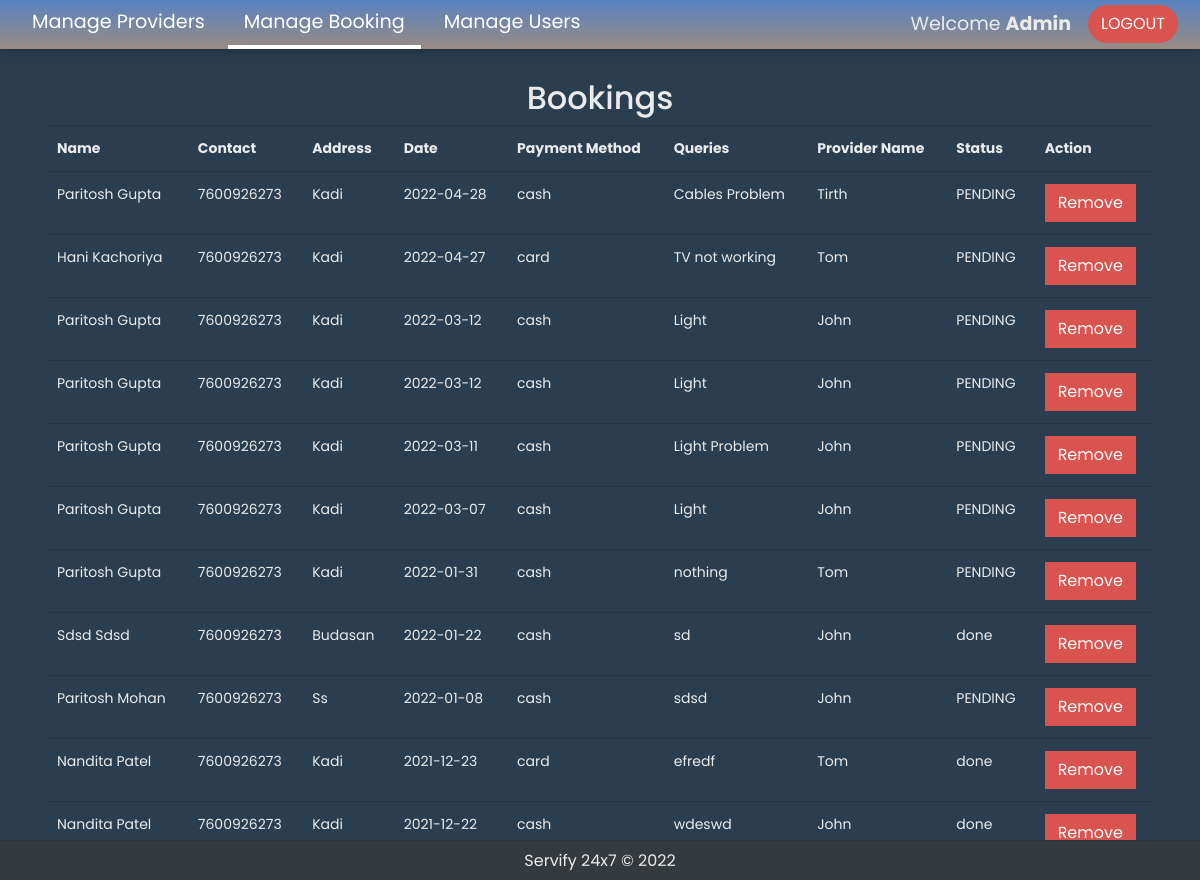
Screenshot of /admin.php (signed in) with the database file from the repository.
### tables this page shows
CREATE TABLE `bookings` (
  `id` int(10) UNSIGNED NOT NULL,
  `provider_id` int(10) UNSIGNED NOT NULL,
  `fname` varchar(255) NOT NULL,
  `lname` varchar(255) NOT NULL,
  `email` varchar(255) NOT NULL,
  `contact` varchar(20) NOT NULL,
  `adder` varchar(255) NOT NULL,
  `date` date NOT NULL,
  `time` time(6) NOT NULL,
  `payment` varchar(30) NOT NULL,
  `queries` varchar(255) NOT NULL,
  `status` varchar(255) NOT NULL
);

CREATE TABLE `providers` (
  `id` int(10) UNSIGNED NOT NULL,
  `name` varchar(255) NOT NULL,
  `contact` varchar(20) NOT NULL,
  `email` varchar(255) NOT NULL,
  `descr` varchar(1000) NOT NULL,
  `adder1` varchar(255) NOT NULL,
  `adder2` varchar(255) NOT NULL,
  `city` varchar(50) NOT NULL,
  `password` varchar(255) NOT NULL,
  `photo` varchar(255) NOT NULL,
  `profession` varchar(255) NOT NULL,
  `rating` varchar(255) NOT NULL
);

### scripts/DB.php (called while the page is built, shortened)
<?php
class DB
{
    protected static $_stmt = null;
    public static function getConnection()
    {
        try {
            $conn = new PDO("mysql:host=".self::HOST.";dbname=".self::DBNAME, self::USERNAME, self::PASSWORD, []);
            $conn->setAttribute(PDO::ATTR_ERRMODE, PDO::ERRMODE_EXCEPTION);
        } catch (PDOException $e) {
            echo $e->getMessage();
        }
        return $conn;
    }
    public static function query($sql, $params = array())
    {
        try {
            self::$_stmt = self::getConnection()->prepare($sql);
            if (empty($params)) {
                self::$_stmt->execute();
            } else {
                self::$_stmt->execute($params);
            }
            return self::$_stmt;
        } catch (PDOException $e) {
            echo $e->getMessage();
        }
    }
}

### admin.php (the view, shortened to what this page needs)
<?php
include_once "scripts/DB.php";
include_once "include/header.php";
$sql = "SELECT b.*, p.name AS provider_name FROM bookings AS b, providers AS p WHERE b.provider_id = p.id ORDER BY b.date DESC";
$bookings = DB::query($sql)->fetchAll(PDO::FETCH_OBJ);
?>
<div class="container" style="margin-top: 30px; margin-bottom: 60px;">
    <h2 class="text-center"> Bookings </h2>
    <div class="table-responsive">
        <table class="table">
            <tr>
                <th>Name</th>
                <th>Contact</th>
                <th>Address</th>
                <th>Date</th>
                <th>Payment Method</th>
                <th>Queries</th>
                <th>Provider Name</th>
                <th>Status</th>
                <th>Action</th>
            </tr>
            <?php foreach ($bookings as $booking) : ?>
                <tr>
                    <td>
                        <?= ucfirst($booking->fname) ?> <?= ucfirst($booking->lname) ?>
                    </td>
                    <td>
                        <?= $booking->contact; ?>
                    </td>
                    <td>
                        <?= ucwords($booking->adder) ?>
                    </td>
                    <td>
                        <?= $booking->date; ?>
                    </td>
                    <td>
                        <?= $booking->payment; ?>
                    </td>
                    <td>
                        <?= $booking->queries; ?>
                    </td>
                    <td>
                        <?= $booking->provider_name; ?>
                    </td>
                    <td>
                        <?= $booking->status; ?>
                    </td>
                    <td>
                        <a class="btn btn-danger" onclick="return deleteBooking()" href="deletebooking.php?id=<?= $booking->id; ?>">Remove</a>
                    </td>
                </tr>
            <?php endforeach; ?>
        </table>
    </div>
</div>
<?php include_once "include/footer.php";

### css/navbar-style.css (style rules this page uses)
html, body { font-family: 'Poppins', sans-serif; }
a { font-size: 18px; transition: all 0.3s ease; }

### admin.php (style rules this page uses)
body { height: 100vh; }

### rows the page displays
bookings: fname "Paritosh", lname "Gupta", contact "7600926273", adder "Kadi", date "2022-04-28", payment "cash", queries "Cables Problem", provider.name "Tirth", status "PENDING"
bookings: fname "Hani", lname "Kachoriya", contact "7600926273", adder "Kadi", date "2022-04-27", payment "card", queries "TV not working", provider.name "Tom", status "PENDING"
bookings: fname "Paritosh", lname "Gupta", contact "7600926273", adder "Kadi", date "2022-03-12", payment "cash", queries "Light", provider.name "John", status "PENDING"
bookings: fname "Paritosh", lname "Gupta", contact "7600926273", adder "Kadi", date "2022-03-12", payment "cash", queries "Light", provider.name "John", status "PENDING"
bookings: fname "Paritosh", lname "Gupta", contact "7600926273", adder "Kadi", date "2022-03-11", payment "cash", queries "Light Problem", provider.name "John", status "PENDING"
bookings: fname "Paritosh", lname "Gupta", contact "7600926273", adder "Kadi", date "2022-03-07", payment "cash", queries "Light", provider.name "John", status "PENDING"
bookings: fname "Paritosh", lname "Gupta", contact "7600926273", adder "Kadi", date "2022-01-31", payment "cash", queries "nothing", provider.name "Tom", status "PENDING"
bookings: fname "Sdsd", lname "Sdsd", contact "7600926273", adder "Budasan", date "2022-01-22", payment "cash", queries "sd", provider.name "John", status "done"
bookings: fname "Paritosh", lname "Mohan", contact "7600926273", adder "Ss", date "2022-01-08", payment "cash", queries "sdsd", provider.name "John", status "PENDING"
bookings: fname "Nandita", lname "Patel", contact "7600926273", adder "Kadi", date "2021-12-23", payment "card", queries "efredf", provider.name "Tom", status "done"
bookings: fname "Nandita", lname "Patel", contact "7600926273", adder "Kadi", date "2021-12-22", payment "cash", queries "wdeswd", provider.name "John", status "done"
